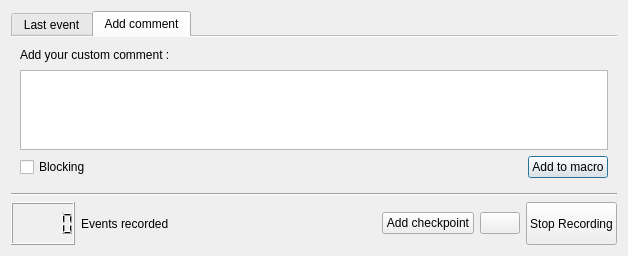
<?xml version="1.0" encoding="UTF-8"?>
<ui version="4.0">
 <class>pqRecordEventsDialog</class>
 <widget class="QDialog" name="pqRecordEventsDialog">
  <property name="geometry">
   <rect>
    <x>0</x>
    <y>0</y>
    <width>628</width>
    <height>256</height>
   </rect>
  </property>
  <property name="windowTitle">
   <string>Dialog</string>
  </property>
  <layout class="QVBoxLayout" name="verticalLayout_3">
   <item>
    <widget class="QTabWidget" name="tabWidget">
     <property name="sizePolicy">
      <sizepolicy hsizetype="Expanding" vsizetype="Maximum">
       <horstretch>0</horstretch>
       <verstretch>0</verstretch>
      </sizepolicy>
     </property>
     <property name="tabShape">
      <enum>QTabWidget::Rounded</enum>
     </property>
     <property name="currentIndex">
      <number>1</number>
     </property>
     <property name="elideMode">
      <enum>Qt::ElideNone</enum>
     </property>
     <property name="usesScrollButtons">
      <bool>false</bool>
     </property>
     <property name="documentMode">
      <bool>true</bool>
     </property>
     <widget class="QWidget" name="lastEvent">
      <attribute name="icon">
       <iconset resource="Resources/QtTesting.qrc">
        <normaloff>:/Icons/info.png</normaloff>:/Icons/info.png</iconset>
      </attribute>
      <attribute name="title">
       <string>Last event</string>
      </attribute>
      <layout class="QVBoxLayout" name="verticalLayout">
       <property name="spacing">
        <number>2</number>
       </property>
       <property name="bottomMargin">
        <number>2</number>
       </property>
       <item>
        <layout class="QHBoxLayout" name="horizontalLayout">
         <item>
          <widget class="QLabel" name="eventWidgetLabel">
           <property name="toolTip">
            <string>Last widget recorded</string>
           </property>
           <property name="text">
            <string>Widget :</string>
           </property>
          </widget>
         </item>
         <item>
          <widget class="QLineEdit" name="eventWidgetEdit">
           <property name="enabled">
            <bool>true</bool>
           </property>
           <property name="frame">
            <bool>false</bool>
           </property>
           <property name="readOnly">
            <bool>true</bool>
           </property>
          </widget>
         </item>
        </layout>
       </item>
       <item>
        <layout class="QHBoxLayout" name="horizontalLayout_2">
         <item>
          <widget class="QLabel" name="eventArgumentLabel">
           <property name="enabled">
            <bool>true</bool>
           </property>
           <property name="sizePolicy">
            <sizepolicy hsizetype="Preferred" vsizetype="Preferred">
             <horstretch>0</horstretch>
             <verstretch>0</verstretch>
            </sizepolicy>
           </property>
           <property name="toolTip">
            <string>Last argument recorded</string>
           </property>
           <property name="text">
            <string>Argument :</string>
           </property>
          </widget>
         </item>
         <item>
          <widget class="QLineEdit" name="eventArgumentEdit">
           <property name="enabled">
            <bool>true</bool>
           </property>
           <property name="frame">
            <bool>false</bool>
           </property>
           <property name="readOnly">
            <bool>true</bool>
           </property>
          </widget>
         </item>
        </layout>
       </item>
       <item>
        <layout class="QHBoxLayout" name="horizontalLayout_3">
         <item>
          <widget class="QLabel" name="eventCommandLabel">
           <property name="toolTip">
            <string>Last command recorded</string>
           </property>
           <property name="text">
            <string>Command :</string>
           </property>
          </widget>
         </item>
         <item>
          <widget class="QLineEdit" name="eventCommandEdit">
           <property name="enabled">
            <bool>true</bool>
           </property>
           <property name="frame">
            <bool>false</bool>
           </property>
           <property name="readOnly">
            <bool>true</bool>
           </property>
          </widget>
         </item>
        </layout>
       </item>
      </layout>
     </widget>
     <widget class="QWidget" name="addComment">
      <attribute name="icon">
       <iconset resource="Resources/QtTesting.qrc">
        <normaloff>:/Icons/plus.png</normaloff>:/Icons/plus.png</iconset>
      </attribute>
      <attribute name="title">
       <string>Add comment</string>
      </attribute>
      <layout class="QHBoxLayout" name="horizontalLayout_5">
       <item>
        <layout class="QVBoxLayout" name="verticalLayout_4">
         <item>
          <widget class="QLabel" name="commentLabel">
           <property name="text">
            <string>Add your custom comment :</string>
           </property>
          </widget>
         </item>
         <item>
          <widget class="QTextEdit" name="commentTextEdit">
           <property name="sizePolicy">
            <sizepolicy hsizetype="Preferred" vsizetype="Preferred">
             <horstretch>0</horstretch>
             <verstretch>0</verstretch>
            </sizepolicy>
           </property>
           <property name="maximumSize">
            <size>
             <width>16777215</width>
             <height>80</height>
            </size>
           </property>
           <property name="toolTip">
            <string>Write the comment that you want to add</string>
           </property>
          </widget>
         </item>
         <item>
          <layout class="QHBoxLayout" name="horizontalLayout_4">
           <item>
            <widget class="QCheckBox" name="blockingCheckBox">
             <property name="toolTip">
              <string>Add option block to you comment</string>
             </property>
             <property name="text">
              <string>Blocking</string>
             </property>
            </widget>
           </item>
           <item>
            <spacer name="horizontalSpacer">
             <property name="orientation">
              <enum>Qt::Horizontal</enum>
             </property>
             <property name="sizeHint" stdset="0">
              <size>
               <width>40</width>
               <height>20</height>
              </size>
             </property>
            </spacer>
           </item>
           <item>
            <widget class="QPushButton" name="commentAddButton">
             <property name="sizePolicy">
              <sizepolicy hsizetype="Preferred" vsizetype="Preferred">
               <horstretch>0</horstretch>
               <verstretch>0</verstretch>
              </sizepolicy>
             </property>
             <property name="toolTip">
              <string>Add your comment</string>
             </property>
             <property name="text">
              <string>Add to macro</string>
             </property>
             <property name="icon">
              <iconset resource="Resources/QtTesting.qrc">
               <normaloff>:/Icons/plus.png</normaloff>:/Icons/plus.png</iconset>
             </property>
            </widget>
           </item>
          </layout>
         </item>
        </layout>
       </item>
      </layout>
     </widget>
    </widget>
   </item>
   <item>
    <widget class="Line" name="line">
     <property name="orientation">
      <enum>Qt::Horizontal</enum>
     </property>
    </widget>
   </item>
   <item>
    <layout class="QHBoxLayout">
     <property name="spacing">
      <number>6</number>
     </property>
     <property name="sizeConstraint">
      <enum>QLayout::SetMinimumSize</enum>
     </property>
     <property name="margin">
      <number>0</number>
     </property>
     <item>
      <widget class="QLCDNumber" name="nbEvents">
       <property name="toolTip">
        <string>numbers of events recorded</string>
       </property>
       <property name="smallDecimalPoint">
        <bool>false</bool>
       </property>
       <property name="digitCount">
        <number>5</number>
       </property>
      </widget>
     </item>
     <item>
      <widget class="QLabel" name="nbEventsLabel">
       <property name="text">
        <string>Events recorded</string>
       </property>
      </widget>
     </item>
     <item>
      <spacer>
       <property name="orientation">
        <enum>Qt::Horizontal</enum>
       </property>
       <property name="sizeType">
        <enum>QSizePolicy::Expanding</enum>
       </property>
       <property name="sizeHint" stdset="0">
        <size>
         <width>133</width>
         <height>31</height>
        </size>
       </property>
      </spacer>
     </item>
     <item>
      <widget class="QPushButton" name="checkpointButton">
       <property name="text">
        <string>Add checkpoint</string>
       </property>
      </widget>
     </item>
     <item>
      <widget class="QPushButton" name="recordPauseButton">
       <property name="toolTip">
        <string>Start/Pause record</string>
       </property>
       <property name="text">
        <string/>
       </property>
       <property name="icon">
        <iconset resource="Resources/QtTesting.qrc">
         <normaloff>:/Icons/record.png</normaloff>
         <normalon>:/Icons/pause.png</normalon>:/Icons/record.png</iconset>
       </property>
       <property name="checkable">
        <bool>true</bool>
       </property>
      </widget>
     </item>
     <item>
      <widget class="QPushButton" name="stopButton">
       <property name="sizePolicy">
        <sizepolicy hsizetype="Preferred" vsizetype="Preferred">
         <horstretch>0</horstretch>
         <verstretch>0</verstretch>
        </sizepolicy>
       </property>
       <property name="toolTip">
        <string>Stop record</string>
       </property>
       <property name="text">
        <string>Stop Recording</string>
       </property>
       <property name="icon">
        <iconset resource="Resources/QtTesting.qrc">
         <normaloff>:/Icons/playback-stop.png</normaloff>:/Icons/playback-stop.png</iconset>
       </property>
      </widget>
     </item>
    </layout>
   </item>
  </layout>
 </widget>
 <resources>
  <include location="Resources/QtTesting.qrc"/>
 </resources>
 <connections>
  <connection>
   <sender>stopButton</sender>
   <signal>clicked()</signal>
   <receiver>pqRecordEventsDialog</receiver>
   <slot>accept()</slot>
   <hints>
    <hint type="sourcelabel">
     <x>374</x>
     <y>273</y>
    </hint>
    <hint type="destinationlabel">
     <x>84</x>
     <y>36</y>
    </hint>
   </hints>
  </connection>
 </connections>
</ui>
